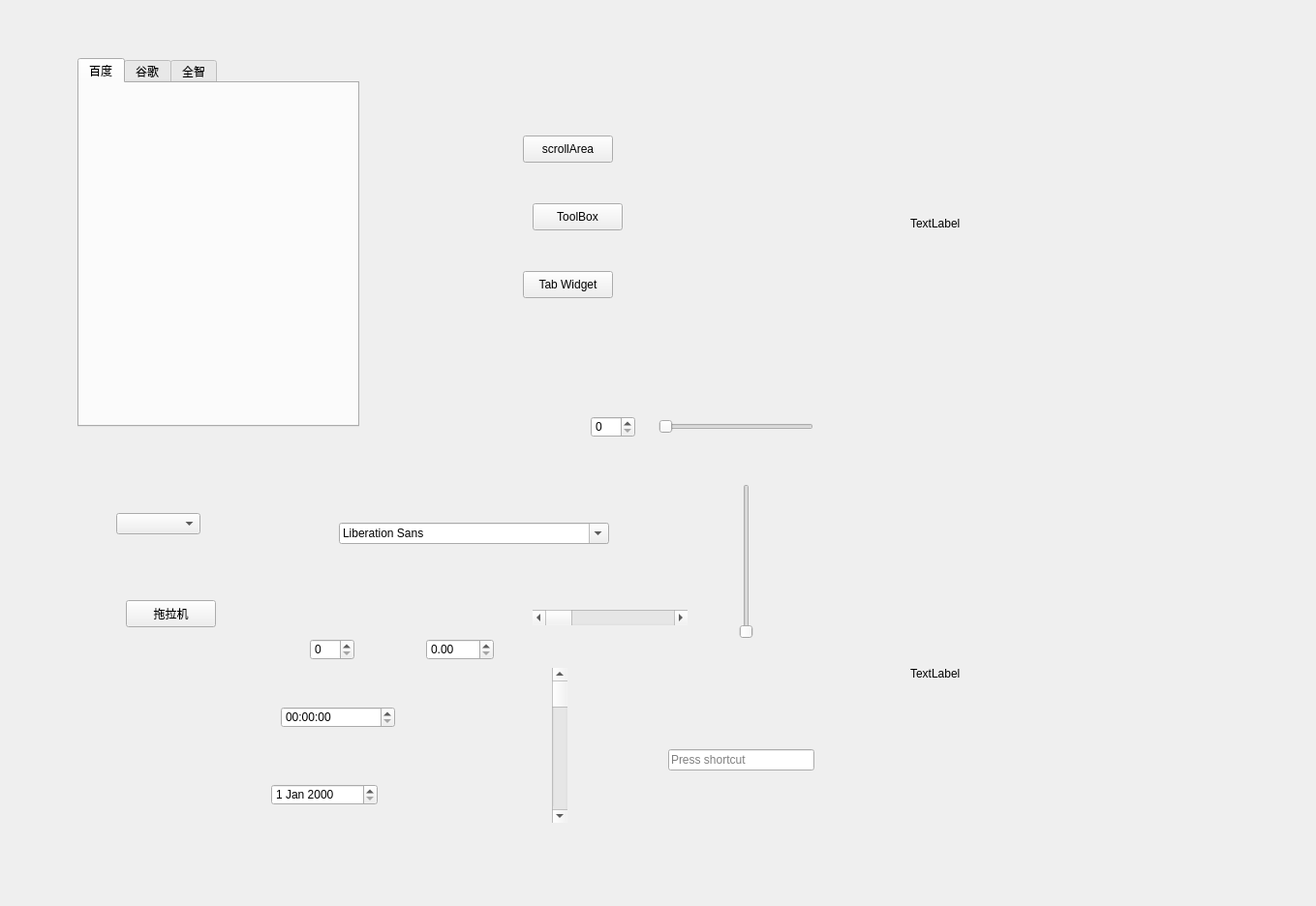
<?xml version="1.0" encoding="UTF-8"?>
<ui version="4.0">
 <class>Widget</class>
 <widget class="QWidget" name="Widget">
  <property name="geometry">
   <rect>
    <x>0</x>
    <y>0</y>
    <width>1359</width>
    <height>936</height>
   </rect>
  </property>
  <property name="windowTitle">
   <string>Widget</string>
  </property>
  <widget class="QStackedWidget" name="stackedWidget">
   <property name="geometry">
    <rect>
     <x>30</x>
     <y>40</y>
     <width>441</width>
     <height>431</height>
    </rect>
   </property>
   <property name="currentIndex">
    <number>1</number>
   </property>
   <widget class="QWidget" name="page_4">
    <widget class="QScrollArea" name="scrollArea">
     <property name="geometry">
      <rect>
       <x>150</x>
       <y>40</y>
       <width>151</width>
       <height>361</height>
      </rect>
     </property>
     <property name="widgetResizable">
      <bool>true</bool>
     </property>
     <widget class="QWidget" name="scrollAreaWidgetContents">
      <property name="geometry">
       <rect>
        <x>0</x>
        <y>-146</y>
        <width>128</width>
        <height>540</height>
       </rect>
      </property>
      <layout class="QVBoxLayout" name="verticalLayout">
       <item>
        <widget class="QPushButton" name="pushButton_15">
         <property name="text">
          <string>PushButton</string>
         </property>
        </widget>
       </item>
       <item>
        <widget class="QPushButton" name="pushButton_2">
         <property name="text">
          <string>PushButton</string>
         </property>
        </widget>
       </item>
       <item>
        <widget class="QPushButton" name="pushButton">
         <property name="text">
          <string>PushButton</string>
         </property>
        </widget>
       </item>
       <item>
        <widget class="QPushButton" name="pushButton_3">
         <property name="text">
          <string>PushButton</string>
         </property>
        </widget>
       </item>
       <item>
        <widget class="QPushButton" name="pushButton_4">
         <property name="text">
          <string>PushButton</string>
         </property>
        </widget>
       </item>
       <item>
        <widget class="QPushButton" name="pushButton_6">
         <property name="text">
          <string>PushButton</string>
         </property>
        </widget>
       </item>
       <item>
        <widget class="QPushButton" name="pushButton_5">
         <property name="text">
          <string>PushButton</string>
         </property>
        </widget>
       </item>
       <item>
        <widget class="QPushButton" name="pushButton_7">
         <property name="text">
          <string>PushButton</string>
         </property>
        </widget>
       </item>
       <item>
        <widget class="QPushButton" name="pushButton_8">
         <property name="text">
          <string>PushButton</string>
         </property>
        </widget>
       </item>
       <item>
        <widget class="QPushButton" name="pushButton_14">
         <property name="text">
          <string>PushButton</string>
         </property>
        </widget>
       </item>
       <item>
        <widget class="QPushButton" name="pushButton_9">
         <property name="text">
          <string>PushButton</string>
         </property>
        </widget>
       </item>
       <item>
        <widget class="QPushButton" name="pushButton_10">
         <property name="text">
          <string>PushButton</string>
         </property>
        </widget>
       </item>
       <item>
        <widget class="QPushButton" name="pushButton_12">
         <property name="text">
          <string>PushButton</string>
         </property>
        </widget>
       </item>
       <item>
        <widget class="QPushButton" name="pushButton_11">
         <property name="text">
          <string>PushButton</string>
         </property>
        </widget>
       </item>
       <item>
        <widget class="QPushButton" name="pushButton_13">
         <property name="text">
          <string>PushButton</string>
         </property>
        </widget>
       </item>
      </layout>
     </widget>
    </widget>
   </widget>
   <widget class="QWidget" name="page_6">
    <widget class="QTabWidget" name="tabWidget">
     <property name="geometry">
      <rect>
       <x>50</x>
       <y>20</y>
       <width>291</width>
       <height>381</height>
      </rect>
     </property>
     <property name="currentIndex">
      <number>0</number>
     </property>
     <widget class="QWidget" name="tab">
      <attribute name="title">
       <string>百度</string>
      </attribute>
     </widget>
     <widget class="QWidget" name="tab_2">
      <attribute name="title">
       <string>谷歌</string>
      </attribute>
     </widget>
     <widget class="QWidget" name="tab_3">
      <attribute name="title">
       <string>全智</string>
      </attribute>
     </widget>
    </widget>
   </widget>
   <widget class="QWidget" name="page_5">
    <widget class="QToolBox" name="toolBox">
     <property name="geometry">
      <rect>
       <x>90</x>
       <y>70</y>
       <width>211</width>
       <height>291</height>
      </rect>
     </property>
     <property name="currentIndex">
      <number>0</number>
     </property>
     <widget class="QWidget" name="page">
      <property name="geometry">
       <rect>
        <x>0</x>
        <y>0</y>
        <width>211</width>
        <height>201</height>
       </rect>
      </property>
      <attribute name="label">
       <string>家人</string>
      </attribute>
      <widget class="QPushButton" name="pushButton_16">
       <property name="geometry">
        <rect>
         <x>60</x>
         <y>60</y>
         <width>93</width>
         <height>28</height>
        </rect>
       </property>
       <property name="text">
        <string>PushButton</string>
       </property>
      </widget>
     </widget>
     <widget class="QWidget" name="page_2">
      <property name="geometry">
       <rect>
        <x>0</x>
        <y>0</y>
        <width>211</width>
        <height>201</height>
       </rect>
      </property>
      <attribute name="label">
       <string>朋友</string>
      </attribute>
      <widget class="QPushButton" name="pushButton_17">
       <property name="geometry">
        <rect>
         <x>40</x>
         <y>80</y>
         <width>93</width>
         <height>28</height>
        </rect>
       </property>
       <property name="text">
        <string>PushButton</string>
       </property>
      </widget>
     </widget>
     <widget class="QWidget" name="page_3">
      <attribute name="label">
       <string>黑名单</string>
      </attribute>
      <widget class="QPushButton" name="pushButton_18">
       <property name="geometry">
        <rect>
         <x>10</x>
         <y>60</y>
         <width>93</width>
         <height>28</height>
        </rect>
       </property>
       <property name="text">
        <string>PushButton</string>
       </property>
      </widget>
     </widget>
    </widget>
   </widget>
  </widget>
  <widget class="QPushButton" name="btn_scrollArea">
   <property name="geometry">
    <rect>
     <x>540</x>
     <y>140</y>
     <width>93</width>
     <height>28</height>
    </rect>
   </property>
   <property name="text">
    <string>scrollArea</string>
   </property>
  </widget>
  <widget class="QPushButton" name="btn_ToolBox">
   <property name="geometry">
    <rect>
     <x>550</x>
     <y>210</y>
     <width>93</width>
     <height>28</height>
    </rect>
   </property>
   <property name="text">
    <string>ToolBox</string>
   </property>
  </widget>
  <widget class="QPushButton" name="btn_Tab_Widget">
   <property name="geometry">
    <rect>
     <x>540</x>
     <y>280</y>
     <width>93</width>
     <height>28</height>
    </rect>
   </property>
   <property name="text">
    <string>Tab Widget</string>
   </property>
  </widget>
  <widget class="QComboBox" name="comboBox">
   <property name="geometry">
    <rect>
     <x>120</x>
     <y>530</y>
     <width>87</width>
     <height>22</height>
    </rect>
   </property>
  </widget>
  <widget class="QPushButton" name="btn_select">
   <property name="geometry">
    <rect>
     <x>130</x>
     <y>620</y>
     <width>93</width>
     <height>28</height>
    </rect>
   </property>
   <property name="text">
    <string>拖拉机</string>
   </property>
  </widget>
  <widget class="QFontComboBox" name="fontComboBox">
   <property name="geometry">
    <rect>
     <x>350</x>
     <y>540</y>
     <width>279</width>
     <height>22</height>
    </rect>
   </property>
  </widget>
  <widget class="QSpinBox" name="spinBox">
   <property name="geometry">
    <rect>
     <x>320</x>
     <y>660</y>
     <width>46</width>
     <height>22</height>
    </rect>
   </property>
  </widget>
  <widget class="QDoubleSpinBox" name="doubleSpinBox">
   <property name="geometry">
    <rect>
     <x>440</x>
     <y>660</y>
     <width>70</width>
     <height>22</height>
    </rect>
   </property>
  </widget>
  <widget class="QTimeEdit" name="timeEdit">
   <property name="geometry">
    <rect>
     <x>290</x>
     <y>730</y>
     <width>118</width>
     <height>22</height>
    </rect>
   </property>
  </widget>
  <widget class="QDateEdit" name="dateEdit">
   <property name="geometry">
    <rect>
     <x>280</x>
     <y>810</y>
     <width>110</width>
     <height>22</height>
    </rect>
   </property>
  </widget>
  <widget class="QSpinBox" name="spinBox_2">
   <property name="geometry">
    <rect>
     <x>610</x>
     <y>430</y>
     <width>46</width>
     <height>22</height>
    </rect>
   </property>
  </widget>
  <widget class="QSlider" name="horizontalSlider">
   <property name="geometry">
    <rect>
     <x>680</x>
     <y>430</y>
     <width>160</width>
     <height>22</height>
    </rect>
   </property>
   <property name="orientation">
    <enum>Qt::Horizontal</enum>
   </property>
  </widget>
  <widget class="QScrollBar" name="horizontalScrollBar">
   <property name="geometry">
    <rect>
     <x>550</x>
     <y>630</y>
     <width>160</width>
     <height>16</height>
    </rect>
   </property>
   <property name="orientation">
    <enum>Qt::Horizontal</enum>
   </property>
  </widget>
  <widget class="QScrollBar" name="verticalScrollBar">
   <property name="geometry">
    <rect>
     <x>570</x>
     <y>690</y>
     <width>16</width>
     <height>160</height>
    </rect>
   </property>
   <property name="orientation">
    <enum>Qt::Vertical</enum>
   </property>
  </widget>
  <widget class="QSlider" name="verticalSlider">
   <property name="geometry">
    <rect>
     <x>760</x>
     <y>500</y>
     <width>22</width>
     <height>160</height>
    </rect>
   </property>
   <property name="orientation">
    <enum>Qt::Vertical</enum>
   </property>
  </widget>
  <widget class="QKeySequenceEdit" name="keySequenceEdit">
   <property name="geometry">
    <rect>
     <x>690</x>
     <y>770</y>
     <width>151</width>
     <height>31</height>
    </rect>
   </property>
  </widget>
  <widget class="QLabel" name="lbl_Image">
   <property name="geometry">
    <rect>
     <x>940</x>
     <y>540</y>
     <width>331</width>
     <height>311</height>
    </rect>
   </property>
   <property name="text">
    <string>TextLabel</string>
   </property>
  </widget>
  <widget class="QLabel" name="lbl_movie">
   <property name="geometry">
    <rect>
     <x>940</x>
     <y>80</y>
     <width>221</width>
     <height>301</height>
    </rect>
   </property>
   <property name="text">
    <string>TextLabel</string>
   </property>
  </widget>
 </widget>
 <layoutdefault spacing="6" margin="11"/>
 <resources/>
 <connections/>
</ui>
